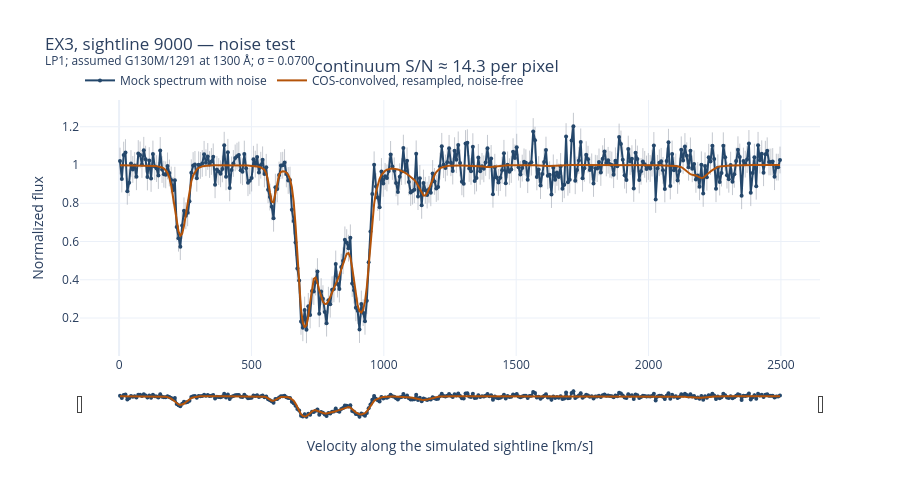

The cell this chart's notebook holds for it:
### Code cell
NOISE_SEED = 42

# Estimate the sampling of the spectrum using the adjacent valid pixels.
obs_wave = spectrum.wavelength
usable = forest & spectrum.valid
adjacent = usable[1:] & usable[:-1]
adjacent &= np.diff(obs_wave) < 3.0 * typical_spacing # = np.median(np.diff(spectrum.wavelength[forest]))

observed_dv = C_KMS * np.log(obs_wave[1:][adjacent] / obs_wave[:-1][adjacent])
dv_target = float(np.median(observed_dv))
sigma_pilot = float(np.median(spectrum.error[usable]))

# Preserve the full simulation length of 2500 km/s when choosing the output size. This is a convenient choice for later analysis, but it is not strictly necessary.
length_kms = flux_cos.size * dv_mock
n_pilot = int(np.rint(length_kms / dv_target))

flux_pilot_clean, dv_pilot = instrument.resample_flux(flux_cos, dv_in=dv_mock, n_pixels_out=n_pilot)

# Coordinates at the center of each resampled bin.
velocity_pilot = (np.arange(n_pilot) + 0.5) * dv_pilot

np.testing.assert_allclose(flux_pilot_clean.mean(), flux_cos.mean(), rtol=0.0, atol=1e-12)

# Add Gaussian noise to the flux after convolution and resampling. The noise is independent of the flux value, which is a reasonable approximation for the COS data.
rng = np.random.default_rng(NOISE_SEED)
flux_pilot_noisy = flux_pilot_clean + rng.normal(loc=0.0, scale=sigma_pilot, size=flux_pilot_clean.shape)

noise_fig = go.Figure()

noise_fig.add_trace(
    go.Scatter(
        x=velocity_pilot,
        y=flux_pilot_noisy,
        mode="lines+markers",
        name="Mock spectrum with noise",
        marker=dict(color="#24476B", size=4),
        error_y=dict(
            type="constant",
            value=sigma_pilot,
            color="#9CA3AF",
            thickness=0.6,
            width=0,
        ),
    )
)

noise_fig.add_trace(
    go.Scatter(
        x=velocity_pilot,
        y=flux_pilot_clean,
        mode="lines",
        name="COS-convolved, resampled, noise-free",
        line=dict(color="#B45309", width=2),
    )
)

noise_fig.update_layout(
    title=(
        f"{MOCK_MODEL}, sightline {MOCK_LOS} — noise test"
        f"<br><sup>LP1; assumed G130M/1291 at {lsf_wave:.0f} Å; σ = {sigma_pilot:.4f}</sup>"
        f"continuum S/N ≈ {1.0 / sigma_pilot:.1f} per pixel</sup>"
    ),
    xaxis_title="Velocity along the simulated sightline [km/s]",
    yaxis_title="Normalized flux",
    template="plotly_white",
    height=500,
    hovermode="x unified",
    legend=dict(orientation="h", y=1.02),
    xaxis=dict(rangeslider=dict(visible=True, thickness=0.1)),
)

noise_fig.show(config={"scrollZoom": True})

print(f"Pixels: {flux_cos.size} → {n_pilot} (resampled)")
print(f"Output pixel spacing: {dv_pilot:.6f} km/s")
print(f"Noise level: {sigma_pilot:.4f}")
print(f"Continuum S/N: {1.0 / sigma_pilot:.2f} per pixel (approximate)")

### Figure 1 — Plotly figure (JSON) as saved in the notebook; plotly's stock layout.template omitted (floating-point values rounded to 4 significant figures; data arrays with more than 128 entries replaced by an {"elided": "..."} marker saying what was removed)
{"data": [{"error_y": {"color": "#9CA3AF", "thickness": 0.6, "type": "constant", "value": 0.07, "width": 0}, "marker": {"color": "#24476B", "size": 4}, "mode": "lines+markers", "name": "Mock spectrum with noise", "type": "scatter", "x": {"elided": "362 float values"}, "y": {"elided": "362 float values"}}, {"line": {"color": "#B45309", "width": 2}, "mode": "lines", "name": "COS-convolved, resampled, noise-free", "type": "scatter", "x": {"elided": "362 float values"}, "y": {"elided": "362 float values"}}], "layout": {"height": 500, "hovermode": "x unified", "legend": {"orientation": "h", "y": 1.02}, "title": {"text": "EX3, sightline 9000 — noise test<br><sup>LP1; assumed G130M/1291 at 1300 Å; σ = 0.0700</sup>continuum S/N ≈ 14.3 per pixel</sup>"}, "xaxis": {"rangeslider": {"thickness": 0.1, "visible": true}, "title": {"text": "Velocity along the simulated sightline [km/s]"}}, "yaxis": {"title": {"text": "Normalized flux"}}}}
